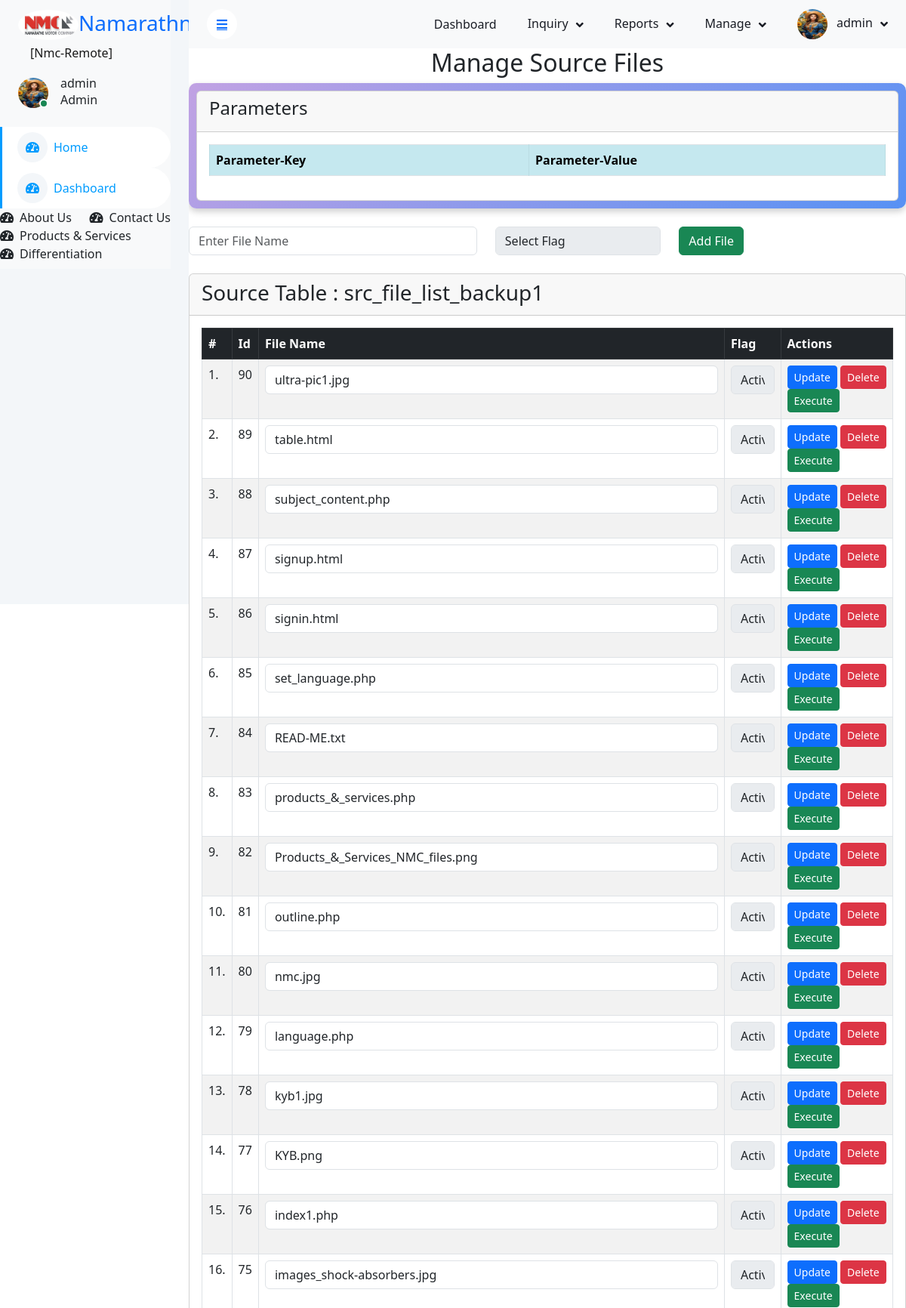
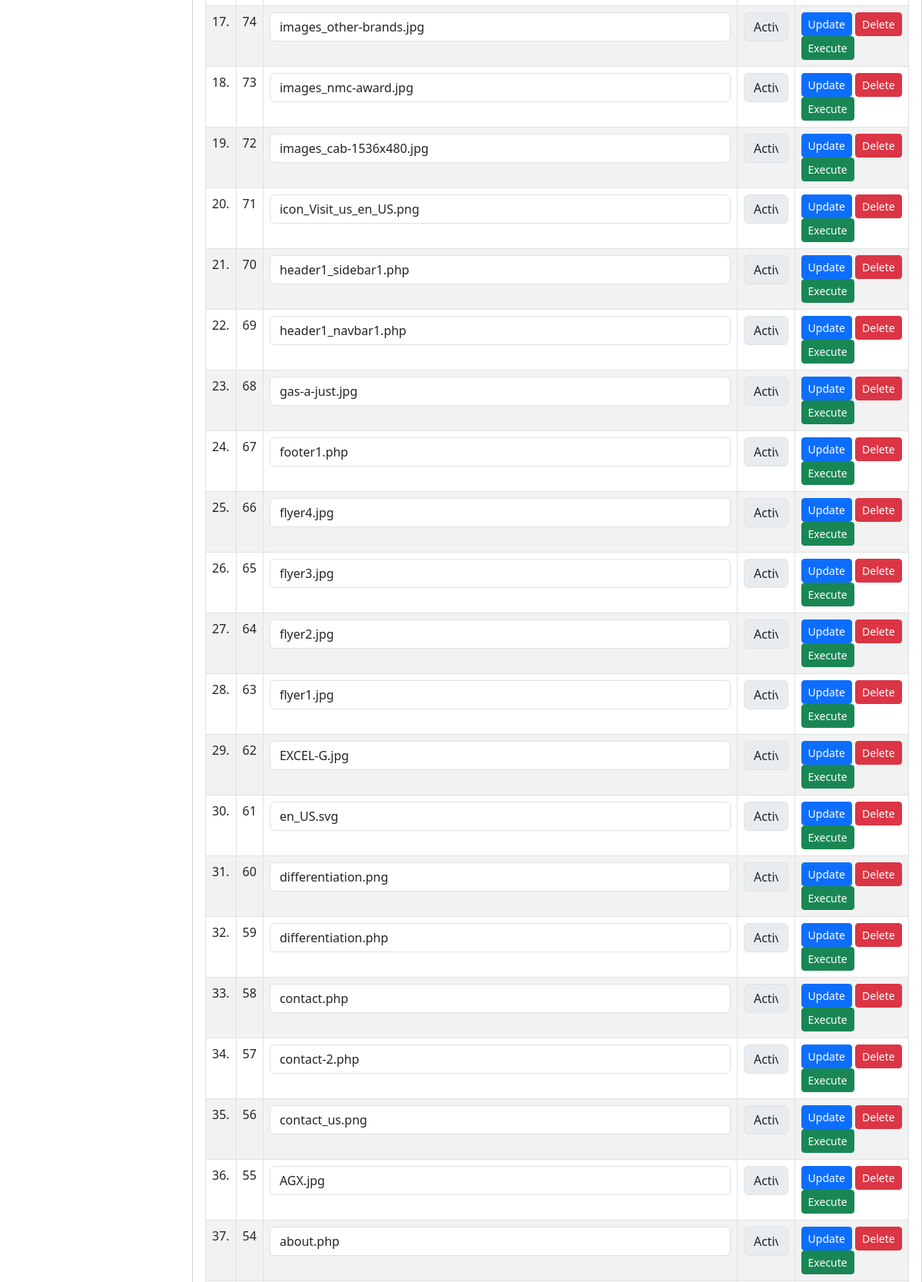
Screenshot of /maintain_src_file_list.php (signed in, upper part) with the database file from the repository (2 pictures, top to bottom).
### tables this page shows
CREATE TABLE `src_file_list_backup1` (
  `id` int(11) NOT NULL,
  `file_name` varchar(255) NOT NULL,
  `flag` enum('active','inactive') NOT NULL DEFAULT 'active'
);

### maintain_src_file_list.php (the view, shortened to what this page needs)
<?php
include 'header.php';
include 'db.php';
if (!isset($_SESSION['user_id'])) {
    header("Location: ./login.php");
    exit;
} else {
    $show = true;
}
$table_src = isset($_GET['tablesrc']) ? $_GET['tablesrc'] : 'src_file_list_backup1';
$sql = "SELECT * FROM $table_src ORDER BY id DESC";
$stmt = $conn->prepare($sql);
$stmt->execute();
$files = $stmt->fetchAll(PDO::FETCH_ASSOC);
?>
<!DOCTYPE html>
<html lang="en">
<head>
    <link rel="stylesheet" href="https://cdn.jsdelivr.net/npm/bootstrap@5.3.0/dist/css/bootstrap.min.css">
</head>
<body>
    <?php if (isset($show)) : ?>
        <h2 class="text-center">Manage Source Files</h2>
        <div class="info-box">
            <div class="card">
                <div class="card-header">
                    <h4>Parameters</h4>
                </div>
                <div class="card-body">
                    <table class="table table-bordered table-striped">
                        <th class="table-info">Parameter-Key</th>
                        <th class="table-info">Parameter-Value</th>
                    </table>
                </div>
            </div>
        </div>
        <br>
        <form method="POST" action="maintain_src_file_list.php" class="mb-4">
            <div class="row">
                <div class="col-md-5">
                    <input type="text" class="form-control" name="file_name" placeholder="Enter File Name" required>
                </div>
                <div class="col-md-3">
                    <select class="form-control" name="flag" required>
                        <option value="" disabled selected>Select Flag</option>
                    </select>
                </div>
                <div class="col-md-4">
                    <button type="submit" name="add_file" class="btn btn-success">Add File</button>
                </div>
            </div>
        </form>
        <div class="card">
            <div class="card-header">
                <h3 class="mb-1">Source Table : <?php echo htmlspecialchars($table_src); ?></h3>
            </div>
            <div class="card-body">
                <table class="table table-bordered table-striped">
                    <thead class="table-dark">
                        <tr>
                            <th>#</th>
                            <th>Id</th>
                            <th>File Name</th>
                            <th>Flag</th>
                            <th>Actions</th>
                        </tr>
                    </thead>
                    <tbody>
                        <?php $i = 0; ?>
                        <?php foreach ($files as $file): ?>
                            <?php $i++; ?>
                            <tr>
                                <td><?= $i . "."; ?></td>
                                <td><?= htmlspecialchars($file['id']); ?></td>
                                <td>
                                    <form method="POST" action="maintain_src_file_list.php" style="display: inline-block;">
                                        <input type="text" name="file_name" class="form-control" style="width: 600px;" value="<?= htmlspecialchars($file['file_name']); ?>" class="form-control" required>
                                </td>
                                <td>
                                    <select name="flag" class="form-control" required>
                                        <option value="active" <?= $file['flag'] === 'active' ? 'selected' : ''; ?>>Active</option>
                                    </select>
                                </td>
                                <td>
                                    <button type="submit" name="update_file" class="btn btn-primary btn-sm">Update</button>
                                    <a href="maintain_src_file_list.php?delete=<?= $file['id']; ?>" class="btn btn-danger btn-sm"
                                        onclick="return confirm('Are you sure you want to delete this file?');">Delete</a>
                                    <a href="<?= htmlspecialchars($file['file_name']); ?>" class="btn btn-success btn-sm">Execute</a>
                                </td>
                            </tr>
                        <?php endforeach; ?>
                    </tbody>
                </table>
            </div>
        </div>
    <?php endif; ?>
    <?php
    include 'footer1.php';
    ?>

### css/style.css (style rules this page uses)
:root { --primary: #009CFF; --light: #F3F6F9; --dark: #191C24; }
.btn { transition: .5s; }
.btn.btn-primary { color: #FFFFFF; }

### maintain_src_file_list.php (style rules this page uses)
.info-box { background: linear-gradient(135deg, rgb(193, 162, 227), rgb(87, 145, 244)); color: #fff; padding: 10px; border-radius: 10px; box-shadow: 0 4px 10px rgba(0, 0, 0, 0.2); }

### rows the page displays
src_file_list_backup1: id "90", file_name "ultra-pic1.jpg", flag "Active"
src_file_list_backup1: id "89", file_name "table.html", flag "Active"
src_file_list_backup1: id "88", file_name "subject_content.php", flag "Active"
src_file_list_backup1: id "87", file_name "signup.html", flag "Active"
src_file_list_backup1: id "86", file_name "signin.html", flag "Active"
src_file_list_backup1: id "85", file_name "set_language.php", flag "Active"
src_file_list_backup1: id "84", file_name "READ-ME.txt", flag "Active"
src_file_list_backup1: id "83", file_name "products_&_services.php", flag "Active"
src_file_list_backup1: id "82", file_name "Products_&_Services_NMC_files.png", flag "Active"
src_file_list_backup1: id "81", file_name "outline.php", flag "Active"
src_file_list_backup1: id "80", file_name "nmc.jpg", flag "Active"
src_file_list_backup1: id "79", file_name "language.php", flag "Active"
src_file_list_backup1: id "78", file_name "kyb1.jpg", flag "Active"
src_file_list_backup1: id "77", file_name "KYB.png", flag "Active"
src_file_list_backup1: id "76", file_name "index1.php", flag "Active"
src_file_list_backup1: id "75", file_name "images_shock-absorbers.jpg", flag "Active"
src_file_list_backup1: id "74", file_name "images_other-brands.jpg", flag "Active"
src_file_list_backup1: id "73", file_name "images_nmc-award.jpg", flag "Active"
src_file_list_backup1: id "72", file_name "images_cab-1536x480.jpg", flag "Active"
src_file_list_backup1: id "71", file_name "icon_Visit_us_en_US.png", flag "Active"
src_file_list_backup1: id "70", file_name "header1_sidebar1.php", flag "Active"
src_file_list_backup1: id "69", file_name "header1_navbar1.php", flag "Active"
src_file_list_backup1: id "68", file_name "gas-a-just.jpg", flag "Active"
src_file_list_backup1: id "67", file_name "footer1.php", flag "Active"
src_file_list_backup1: id "66", file_name "flyer4.jpg", flag "Active"
src_file_list_backup1: id "65", file_name "flyer3.jpg", flag "Active"
src_file_list_backup1: id "64", file_name "flyer2.jpg", flag "Active"
src_file_list_backup1: id "63", file_name "flyer1.jpg", flag "Active"
src_file_list_backup1: id "62", file_name "EXCEL-G.jpg", flag "Active"
src_file_list_backup1: id "61", file_name "en_US.svg", flag "Active"
src_file_list_backup1: id "60", file_name "differentiation.png", flag "Active"
src_file_list_backup1: id "59", file_name "differentiation.php", flag "Active"
src_file_list_backup1: id "58", file_name "contact.php", flag "Active"
src_file_list_backup1: id "57", file_name "contact-2.php", flag "Active"
src_file_list_backup1: id "56", file_name "contact_us.png", flag "Active"
src_file_list_backup1: id "55", file_name "AGX.jpg", flag "Active"
src_file_list_backup1: id "54", file_name "about.php", flag "Active"

### other values shown
$prj_id_ "[Nmc-Remote]"
$_SESSION['username'] "admin"
$_SESSION['role_name'] "Admin"
$menu_item['menu_name_'] "Dashboard"
$table_src "src_file_list_backup1"
